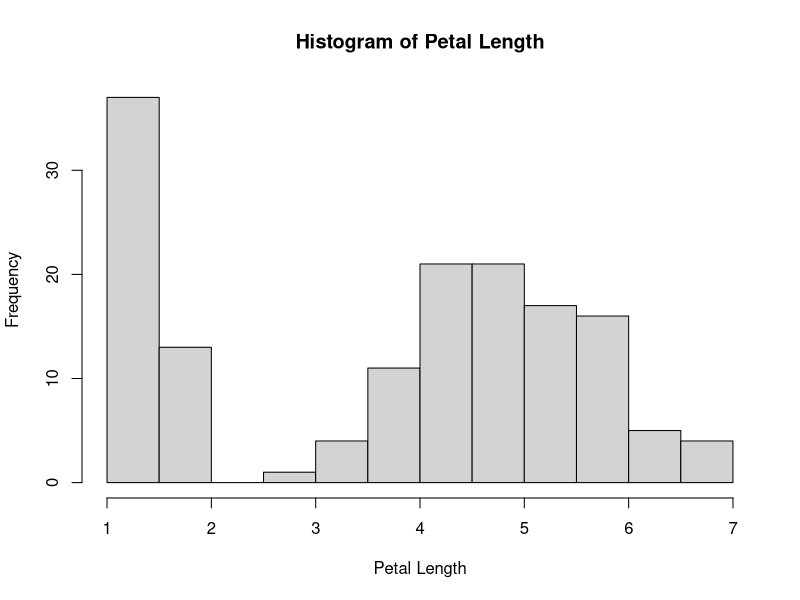
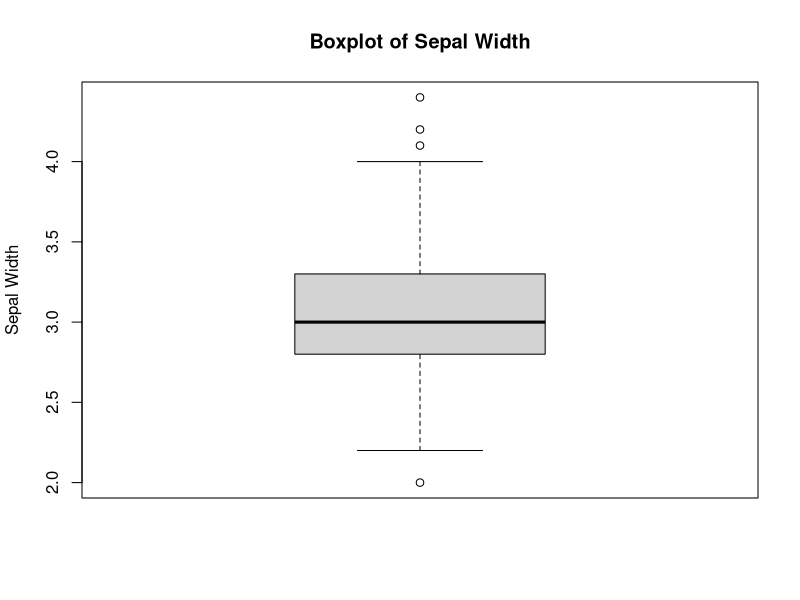

R code for these plots, in order:


# Load the built-in iris dataset
data(iris)



# 1. Find number of rows and columns
rows <- nrow(iris)
cols <- ncol(iris)

cat("Number of Rows:", rows, "\n")
cat("Number of Columns:", cols, "\n\n")

# 2. Get first 6 rows
cat("First 6 rows of the dataset:\n")
print(head(iris))

# 3. Statistics of Sepal.Length
mean_sepal_length <- mean(iris$Sepal.Length)
median_sepal_length <- median(iris$Sepal.Length)
variance_sepal_length <- var(iris$Sepal.Length)
sd_sepal_length <- sd(iris$Sepal.Length)

cat("\nStatistics of Sepal.Length:\n")
cat("Mean:", mean_sepal_length, "\n")
cat("Median:", median_sepal_length, "\n")
cat("Variance:", variance_sepal_length, "\n")
cat("Standard Deviation:", sd_sepal_length, "\n")

# 4. Count flowers in each species
cat("\nNumber of flowers in each species:\n")
species_count <- table(iris$Species)
print(species_count)

# 5. Histogram of Petal.Length
hist(
  iris$Petal.Length,
  main = "Histogram of Petal Length",
  xlab = "Petal Length"
)
dev.new()

# 6. Boxplot of Sepal.Width
boxplot(
  iris$Sepal.Width,
  main = "Boxplot of Sepal Width",
  ylab = "Sepal Width"
)
